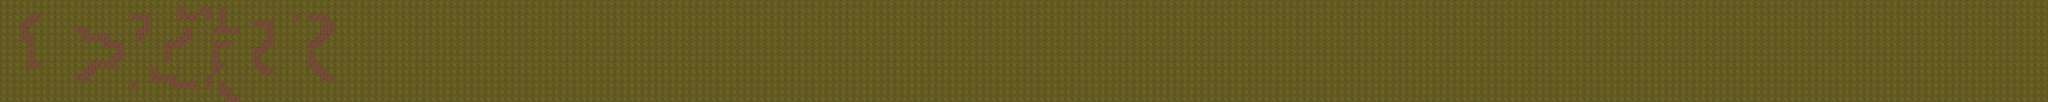

Tiled map render using the project's own tile images. Description and the map definition, with tile-layer contents summarised, below:
An orthogonal 300x15 tile map with 32x32 px tiles, 1 tile layer (bg) and 100 objects.

<map version="1.0" orientation="orthogonal" width="300" height="15" tilewidth="32" tileheight="32">
 <tileset firstgid="1" name="hyptosis_tile-art-batch-1" tilewidth="32" tileheight="32">
  <image source="hyptosis_tile-art-batch-1.png" width="960" height="960" />
 </tileset>
 <layer name="bg" width="300" height="15">
  <data>[4500 cells, 4500 non-empty, 2 distinct tile ids]</data>
 </layer>
 <objectgroup name="walls" width="300" height="15">
  <object x="128" y="64" width="32" height="32" />
  <object x="160" y="64" width="32" height="32" />
  <object x="128" y="96" width="32" height="32" />
  <object x="96" y="96" width="32" height="32" />
  <object x="96" y="128" width="32" height="32" />
  <object x="96" y="160" width="32" height="32" />
  <object x="128" y="160" width="32" height="32" />
  <object x="128" y="192" width="32" height="32" />
  <object x="128" y="224" width="32" height="32" />
  <object x="128" y="256" width="32" height="32" />
  <object x="128" y="288" width="32" height="32" />
  <object x="160" y="288" width="32" height="32" />
  <object x="352" y="128" width="32" height="32" />
  <object x="384" y="128" width="32" height="32" />
  <object x="384" y="160" width="32" height="32" />
  <object x="416" y="160" width="32" height="32" />
  <object x="448" y="160" width="32" height="32" />
  <object x="480" y="160" width="32" height="32" />
  <object x="480" y="192" width="32" height="32" />
  <object x="512" y="192" width="32" height="32" />
  <object x="544" y="192" width="32" height="32" />
  <object x="544" y="224" width="32" height="32" />
  <object x="544" y="256" width="32" height="32" />
  <object x="512" y="256" width="32" height="32" />
  <object x="512" y="288" width="32" height="32" />
  <object x="480" y="288" width="32" height="32" />
  <object x="448" y="288" width="32" height="32" />
  <object x="416" y="288" width="32" height="32" />
  <object x="416" y="320" width="32" height="32" />
  <object x="384" y="320" width="32" height="32" />
  <object x="352" y="352" width="32" height="32" />
  <object x="384" y="352" width="32" height="32" />
  <object x="608" y="64" width="32" height="32" />
  <object x="640" y="64" width="32" height="32" />
  <object x="672" y="64" width="32" height="32" />
  <object x="672" y="96" width="32" height="32" />
  <object x="672" y="128" width="32" height="32" />
  <object x="640" y="128" width="32" height="32" />
  <object x="640" y="160" width="32" height="32" />
  <object x="608" y="384" width="32" height="32" />
  <object x="704" y="320" width="32" height="32" />
  <object x="704" y="352" width="32" height="32" />
  <object x="736" y="352" width="32" height="32" />
  <object x="768" y="352" width="32" height="32" />
  <object x="800" y="352" width="32" height="32" />
  <object x="800" y="384" width="32" height="32" />
  <object x="832" y="384" width="32" height="32" />
  <object x="864" y="384" width="32" height="32" />
  <object x="896" y="384" width="32" height="32" />
  <object x="768" y="192" width="32" height="32" />
  <object x="768" y="224" width="32" height="32" />
  <object x="768" y="256" width="32" height="32" />
  <object x="800" y="192" width="32" height="32" />
  <object x="832" y="160" width="32" height="32" />
  <object x="832" y="192" width="32" height="32" />
  <object x="864" y="128" width="32" height="32" />
  <object x="864" y="160" width="32" height="32" />
  <object x="832" y="32" width="32" height="32" />
  <object x="832" y="64" width="32" height="32" />
  <object x="864" y="64" width="32" height="32" />
  <object x="896" y="64" width="32" height="32" />
  <object x="928" y="32" width="32" height="32" />
  <object x="960" y="32" width="32" height="32" />
  <object x="960" y="64" width="32" height="32" />
  <object x="1024" y="32" width="32" height="32" />
  <object x="1024" y="64" width="32" height="32" />
  <object x="1024" y="96" width="32" height="32" />
  <object x="992" y="128" width="32" height="32" />
  <object x="1024" y="128" width="32" height="32" />
  <object x="1056" y="128" width="32" height="32" />
  <object x="1088" y="128" width="32" height="32" />
  <object x="992" y="192" width="32" height="32" />
  <object x="1024" y="192" width="32" height="32" />
  <object x="1056" y="192" width="32" height="32" />
  <object x="992" y="224" width="32" height="32" />
  <object x="992" y="256" width="32" height="32" />
  <object x="992" y="288" width="32" height="32" />
  <object x="992" y="320" width="32" height="32" />
  <object x="1024" y="288" width="32" height="32" />
  <object x="960" y="352" width="32" height="32" />
  <object x="960" y="384" width="32" height="32" />
  <object x="1024" y="384" width="32" height="32" />
  <object x="1024" y="416" width="32" height="32" />
  <object x="1056" y="416" width="32" height="32" />
  <object x="1056" y="448" width="32" height="32" />
  <object x="1088" y="448" width="32" height="32" />
  <object x="1184" y="96" width="32" height="32" />
  <object x="1216" y="96" width="32" height="32" />
  <object x="1248" y="96" width="32" height="32" />
  <object x="1248" y="128" width="32" height="32" />
  <object x="1248" y="160" width="32" height="32" />
  <object x="1248" y="192" width="32" height="32" />
  <object x="1216" y="192" width="32" height="32" />
  <object x="1184" y="224" width="32" height="32" />
  <object x="1216" y="224" width="32" height="32" />
  <object x="1184" y="256" width="32" height="32" />
  <object x="1184" y="288" width="32" height="32" />
  <object x="1216" y="288" width="32" height="32" />
  <object x="1216" y="320" width="32" height="32" />
  <object x="1248" y="320" width="32" height="32" />
 </objectgroup>
</map>
